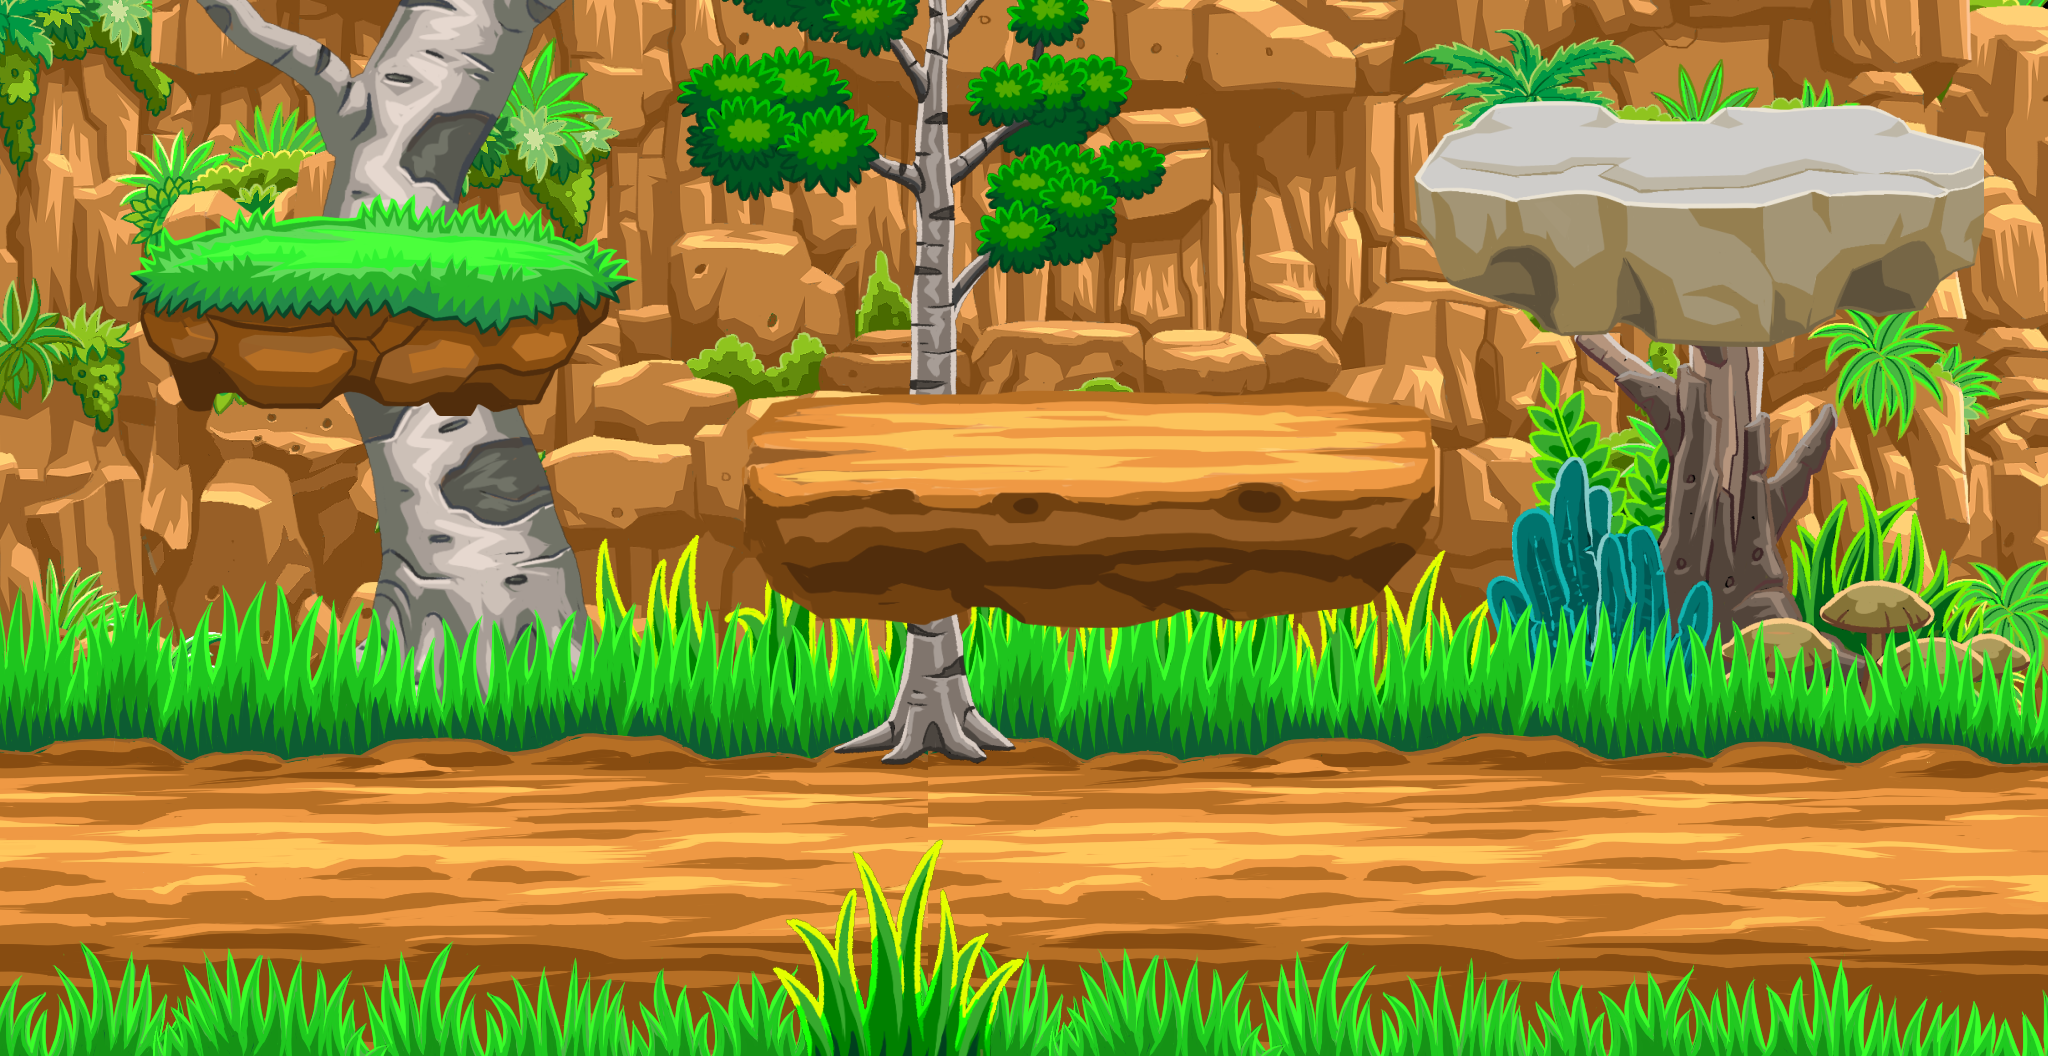

This is a level from a 2D game, rendered from its Tiled map with the project's own tilesets. A one-line summary and the map file follow, with tile-layer data summarised:
An orthogonal 64x33 tile map with 32x32 px tiles, 4 tile layers (RockBackgroundFill, RockBackground, Ground, Platforms), 7 tilesets, 5 image layers and 4 objects (Platform1, Platform2, Platform3, Ground).

<map version="1.8" tiledversion="1.8.4" orientation="orthogonal" renderorder="right-down" width="64" height="33" tilewidth="32" tileheight="32" infinite="0" nextlayerid="18" nextobjectid="5">
 <tileset firstgid="1" name="Rock_Wall_1" tilewidth="32" tileheight="32" tilecount="544" columns="32">
  <image source="../Level1/ForestAssets/Rock Wall and Mounds/Rock_Wall_1.png" width="1024" height="569" />
 </tileset>
 <tileset firstgid="545" name="Rock_Wall_3" tilewidth="32" tileheight="32" tilecount="3200" columns="64">
  <image source="../Level1/ForestAssets/Rock Wall and Mounds/Rock_Wall_3.png" width="2048" height="1600" />
 </tileset>
 <tileset firstgid="3745" name="Rockwall_with_Waterfall" tilewidth="32" tileheight="32" tilecount="3200" columns="64">
  <image source="../Level1/ForestAssets/Rock Wall and Mounds/Rockwall_with_Waterfall.png" width="2048" height="1600" />
 </tileset>
 <tileset firstgid="6945" name="Platform_3" tilewidth="32" tileheight="32" tilecount="1232" columns="56">
  <image source="../Level1/ForestAssets/Platform/Platform_3.png" width="1810" height="733" />
 </tileset>
 <tileset firstgid="8177" name="Platform_Rock" tilewidth="32" tileheight="32" tilecount="144" columns="18">
  <image source="../Level1/ForestAssets/Platform/Platform_Rock.png" width="592" height="256" />
 </tileset>
 <tileset firstgid="8321" name="Platform_Dirt" tilewidth="32" tileheight="32" tilecount="176" columns="22">
  <image source="../Level1/ForestAssets/Platform/Platform_Dirt.png" width="709" height="256" />
 </tileset>
 <tileset firstgid="8497" name="Platform_GrassTop" tilewidth="32" tileheight="32" tilecount="112" columns="16">
  <image source="../Level1/ForestAssets/Platform/Platform_GrassTop.png" width="512" height="236" />
 </tileset>
 <layer id="6" name="RockBackgroundFill" width="64" height="33">
  <data>[2112 cells, 660 non-empty, 660 distinct tile ids]</data>
 </layer>
 <layer id="3" name="RockBackground" width="64" height="33">
  <data>[2112 cells, 2079 non-empty, 2079 distinct tile ids]</data>
 </layer>
 <imagelayer id="13" name="BackgroundGrass" offsetx="514" offsety="528">
  <image source="../Level1/ForestAssets/Grass/Grass_1.png" width="1024" height="241" />
 </imagelayer>
 <imagelayer id="11" name="BigTree" offsetx="-22" offsety="-1274">
  <image source="../Level1/ForestAssets/Tree/Tree_3.png" width="944" height="2048" />
 </imagelayer>
 <imagelayer id="12" name="DeadTree" offsetx="1484" offsety="240">
  <image source="../Level1/ForestAssets/Dead Trees/Dead_Tree_4.png" width="551" height="512" />
 </imagelayer>
 <layer id="7" name="Ground" width="64" height="33">
  <data>[2112 cells, 960 non-empty, 540 distinct tile ids]</data>
 </layer>
 <imagelayer id="10" name="SmallTree" offsetx="674" offsety="-488">
  <image source="../Level1/ForestAssets/Tree/Tree_1.png" width="512" height="1256" />
 </imagelayer>
 <imagelayer id="14" name="ForegroundGrass" offsetx="770" offsety="838">
  <image source="../Level1/ForestAssets/Grass/Grass_3.png" width="256" height="265" />
 </imagelayer>
 <layer id="15" name="Platforms" width="64" height="33">
  <data>[2112 cells, 435 non-empty, 431 distinct tile ids]</data>
 </layer>
 <objectgroup id="17" name="PlatformCollision">
  <object id="2" name="Platform1" x="136" y="268" width="472" height="16" />
  <object id="3" name="Platform2" x="746" y="460" width="682" height="22" />
  <object id="4" name="Platform3" x="1414" y="174" width="564" height="22" />
 </objectgroup>
 <objectgroup id="16" name="GroundCollision">
  <object id="1" name="Ground" x="0" y="902" width="2042" height="22" />
 </objectgroup>
</map>
